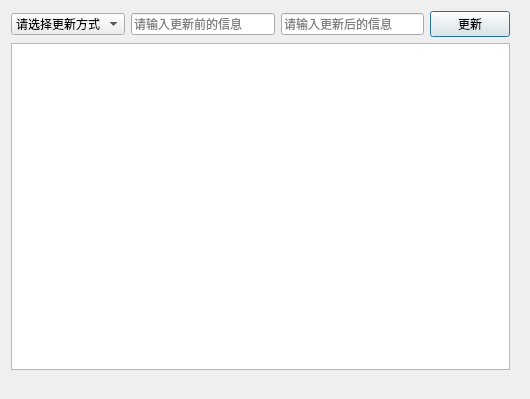
<?xml version="1.0" encoding="UTF-8"?>
<ui version="4.0">
 <class>UpdateCommodity</class>
 <widget class="QDialog" name="UpdateCommodity">
  <property name="geometry">
   <rect>
    <x>0</x>
    <y>0</y>
    <width>530</width>
    <height>399</height>
   </rect>
  </property>
  <property name="windowTitle">
   <string>更新商品信息</string>
  </property>
  <widget class="QWidget" name="layoutWidget">
   <property name="geometry">
    <rect>
     <x>0</x>
     <y>0</y>
     <width>521</width>
     <height>381</height>
    </rect>
   </property>
   <layout class="QVBoxLayout" name="verticalLayout">
    <item>
     <layout class="QHBoxLayout" name="horizontalLayout">
      <item>
       <widget class="QComboBox" name="choice">
        <item>
         <property name="text">
          <string>请选择更新方式</string>
         </property>
        </item>
        <item>
         <property name="text">
          <string>编号</string>
         </property>
        </item>
        <item>
         <property name="text">
          <string>名称</string>
         </property>
        </item>
        <item>
         <property name="text">
          <string>分类</string>
         </property>
        </item>
        <item>
         <property name="text">
          <string>用途</string>
         </property>
        </item>
        <item>
         <property name="text">
          <string>库存量</string>
         </property>
        </item>
        <item>
         <property name="text">
          <string>仓库所在地</string>
         </property>
        </item>
        <item>
         <property name="text">
          <string>仓库编号</string>
         </property>
        </item>
       </widget>
      </item>
      <item>
       <widget class="QLineEdit" name="oldInformation">
        <property name="text">
         <string/>
        </property>
        <property name="placeholderText">
         <string>请输入更新前的信息</string>
        </property>
        <property name="clearButtonEnabled">
         <bool>true</bool>
        </property>
       </widget>
      </item>
      <item>
       <widget class="QLineEdit" name="updateInformation">
        <property name="placeholderText">
         <string>请输入更新后的信息</string>
        </property>
        <property name="clearButtonEnabled">
         <bool>true</bool>
        </property>
       </widget>
      </item>
      <item>
       <widget class="QPushButton" name="updateButton">
        <property name="text">
         <string>更新</string>
        </property>
       </widget>
      </item>
     </layout>
    </item>
    <item>
     <widget class="QTableView" name="tableViewInformation"/>
    </item>
   </layout>
  </widget>
 </widget>
 <layoutdefault spacing="6" margin="11"/>
 <resources/>
 <connections/>
</ui>
